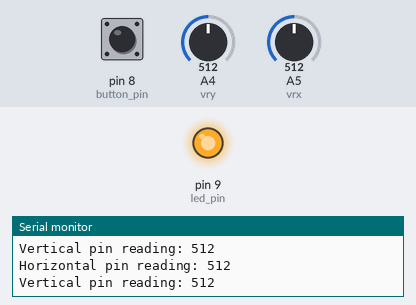
This sketch was run on a simulated Arduino Uno, built with avr-gcc and run on an emulated ATmega328P. Parts: output pins drawn as LEDs (lit = HIGH), the last lines printed to the serial monitor. Inputs (shaded band) come from the test bench; at power-on: pin 8 (button_pin) HIGH, A4 (vry) = 512, A5 (vrx) = 512.

Above: at 1.8 s.
1.9 s: pin 8 (button_pin) pulled LOW for 1.2 s
At 2.4 s:
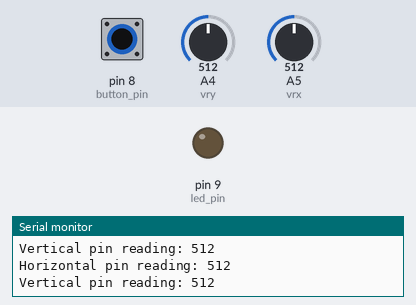
5.5 s: pin 8 (button_pin) pulled LOW for 3.2 s
At 10.3 s:
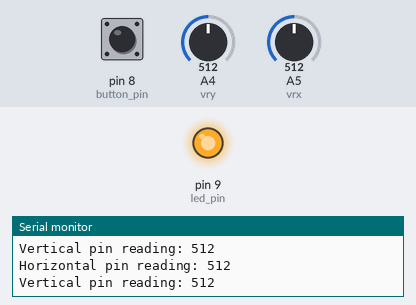
Timing chart, 0 to 11.8 s (numbered marks = the images above; inputs shaded):
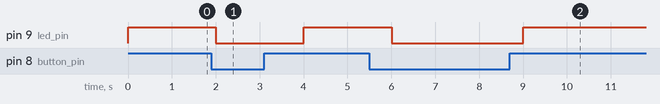

Measured:
- after the input at 1.9 s, pin 9 (led_pin): HIGH → LOW after 0.10 s, → HIGH 2.0 s later
- after the input at 5.5 s, pin 9 (led_pin): HIGH → LOW after 0.51 s, → HIGH 3.0 s later

The sketch:

joy_stick_testing.ino
```cpp
  const int vrx = A5;
  const int vry = A4;
  const int button_pin = 8;
  const int led_pin = 9;


void setup() {
  // put your setup code here, to run once:

  pinMode (led_pin, OUTPUT);
  pinMode (button_pin, INPUT_PULLUP);

  Serial.begin(9600);

}

void loop() {
  // put your main code here, to run repeatedly:

  if (digitalRead(button_pin) == HIGH){
    digitalWrite(led_pin, HIGH);
  }
  else{
    digitalWrite(led_pin, LOW);
  }

  if (Serial){
    Serial.print("Horizontal pin reading: ");
    Serial.println(analogRead(vrx));
    Serial.print ("Vertical pin reading: ");
    Serial.println(analogRead(vry));
    delay(1000);
  }
}
```
